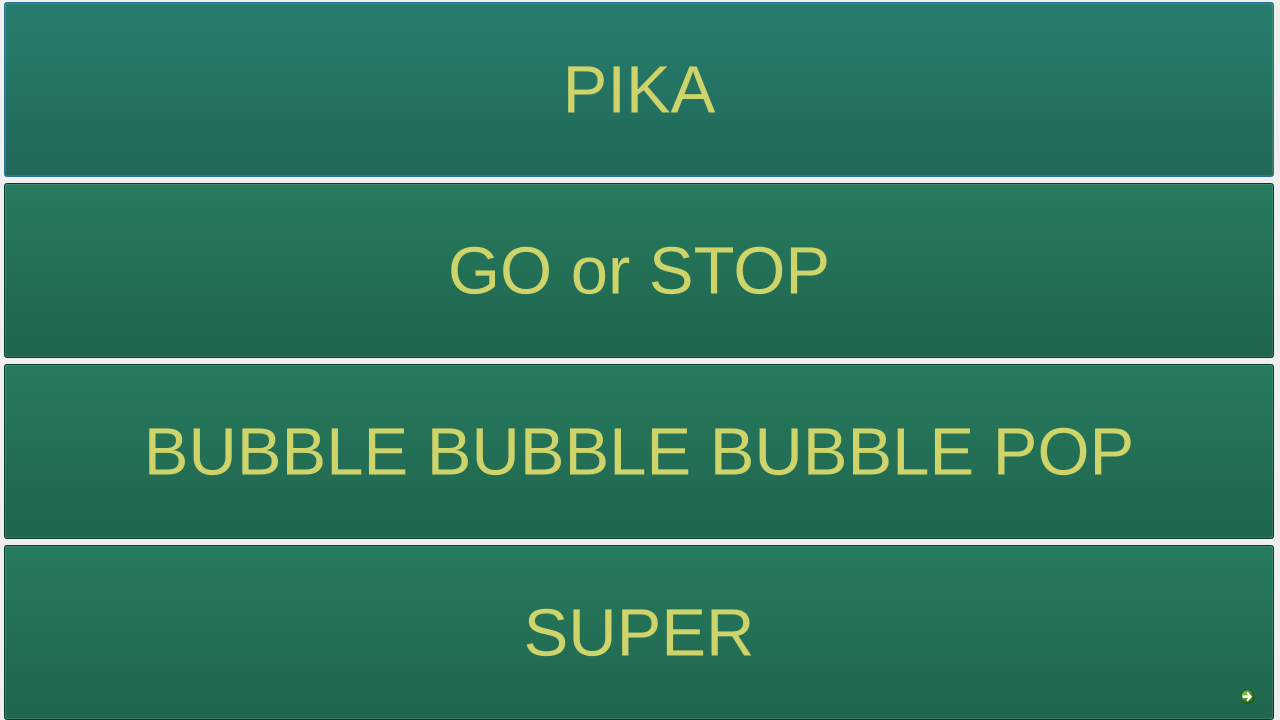
<?xml version="1.0" encoding="UTF-8"?>
<ui version="4.0">
 <class>Dialog</class>
 <widget class="QDialog" name="Dialog">
  <property name="geometry">
   <rect>
    <x>0</x>
    <y>0</y>
    <width>1280</width>
    <height>720</height>
   </rect>
  </property>
  <property name="minimumSize">
   <size>
    <width>1280</width>
    <height>720</height>
   </size>
  </property>
  <property name="windowTitle">
   <string>G2</string>
  </property>
  <widget class="QPushButton" name="pushButton">
   <property name="geometry">
    <rect>
     <x>4</x>
     <y>2</y>
     <width>1270</width>
     <height>175</height>
    </rect>
   </property>
   <property name="minimumSize">
    <size>
     <width>1270</width>
     <height>175</height>
    </size>
   </property>
   <property name="font">
    <font>
     <pointsize>50</pointsize>
    </font>
   </property>
   <property name="styleSheet">
    <string notr="true">background-color: rgb(7, 85, 59);
color: rgb(206, 212, 106);</string>
   </property>
   <property name="text">
    <string>PIKA</string>
   </property>
  </widget>
  <widget class="QPushButton" name="pushButton_2">
   <property name="geometry">
    <rect>
     <x>4</x>
     <y>183</y>
     <width>1270</width>
     <height>175</height>
    </rect>
   </property>
   <property name="minimumSize">
    <size>
     <width>1270</width>
     <height>175</height>
    </size>
   </property>
   <property name="font">
    <font>
     <pointsize>50</pointsize>
    </font>
   </property>
   <property name="styleSheet">
    <string notr="true">background-color: rgb(7, 85, 59);
color: rgb(206, 212, 106);</string>
   </property>
   <property name="text">
    <string>GO or STOP</string>
   </property>
  </widget>
  <widget class="QPushButton" name="pushButton_3">
   <property name="geometry">
    <rect>
     <x>4</x>
     <y>364</y>
     <width>1270</width>
     <height>175</height>
    </rect>
   </property>
   <property name="minimumSize">
    <size>
     <width>1270</width>
     <height>175</height>
    </size>
   </property>
   <property name="font">
    <font>
     <pointsize>50</pointsize>
    </font>
   </property>
   <property name="styleSheet">
    <string notr="true">background-color: rgb(7, 85, 59);
color: rgb(206, 212, 106);</string>
   </property>
   <property name="text">
    <string>BUBBLE BUBBLE BUBBLE POP</string>
   </property>
  </widget>
  <widget class="QPushButton" name="pushButton_4">
   <property name="geometry">
    <rect>
     <x>4</x>
     <y>545</y>
     <width>1270</width>
     <height>175</height>
    </rect>
   </property>
   <property name="minimumSize">
    <size>
     <width>1270</width>
     <height>175</height>
    </size>
   </property>
   <property name="font">
    <font>
     <pointsize>50</pointsize>
    </font>
   </property>
   <property name="styleSheet">
    <string notr="true">background-color: rgb(7, 85, 59);
color: rgb(206, 212, 106);</string>
   </property>
   <property name="text">
    <string>SUPER</string>
   </property>
  </widget>
  <widget class="QCommandLinkButton" name="commandLinkButton">
   <property name="geometry">
    <rect>
     <x>1233</x>
     <y>679</y>
     <width>40</width>
     <height>40</height>
    </rect>
   </property>
   <property name="text">
    <string/>
   </property>
  </widget>
  <zorder>pushButton_4</zorder>
  <zorder>pushButton</zorder>
  <zorder>pushButton_2</zorder>
  <zorder>pushButton_3</zorder>
  <zorder>commandLinkButton</zorder>
 </widget>
 <resources/>
 <connections>
  <connection>
   <sender>commandLinkButton</sender>
   <signal>clicked()</signal>
   <receiver>Dialog</receiver>
   <slot>nachHause_click_open()</slot>
   <hints>
    <hint type="sourcelabel">
     <x>1265</x>
     <y>707</y>
    </hint>
    <hint type="destinationlabel">
     <x>1265</x>
     <y>719</y>
    </hint>
   </hints>
  </connection>
  <connection>
   <sender>pushButton</sender>
   <signal>clicked()</signal>
   <receiver>Dialog</receiver>
   <slot>run_PIKA()</slot>
   <hints>
    <hint type="sourcelabel">
     <x>1238</x>
     <y>93</y>
    </hint>
    <hint type="destinationlabel">
     <x>1279</x>
     <y>91</y>
    </hint>
   </hints>
  </connection>
  <connection>
   <sender>pushButton_2</sender>
   <signal>clicked()</signal>
   <receiver>Dialog</receiver>
   <slot>run_GOSTOP()</slot>
   <hints>
    <hint type="sourcelabel">
     <x>1220</x>
     <y>271</y>
    </hint>
    <hint type="destinationlabel">
     <x>1279</x>
     <y>273</y>
    </hint>
   </hints>
  </connection>
  <connection>
   <sender>pushButton_3</sender>
   <signal>clicked()</signal>
   <receiver>Dialog</receiver>
   <slot>run_BUBBLE()</slot>
   <hints>
    <hint type="sourcelabel">
     <x>1238</x>
     <y>457</y>
    </hint>
    <hint type="destinationlabel">
     <x>1279</x>
     <y>456</y>
    </hint>
   </hints>
  </connection>
  <connection>
   <sender>pushButton_4</sender>
   <signal>clicked()</signal>
   <receiver>Dialog</receiver>
   <slot>run_SUPER()</slot>
   <hints>
    <hint type="sourcelabel">
     <x>1242</x>
     <y>604</y>
    </hint>
    <hint type="destinationlabel">
     <x>1279</x>
     <y>605</y>
    </hint>
   </hints>
  </connection>
 </connections>
 <slots>
  <slot>slot1()</slot>
  <slot>nachHause_click_open()</slot>
  <slot>run_PIKA()</slot>
  <slot>run_GOSTOP()</slot>
  <slot>run_SUPER()</slot>
  <slot>run_BUBBLE()</slot>
 </slots>
</ui>
